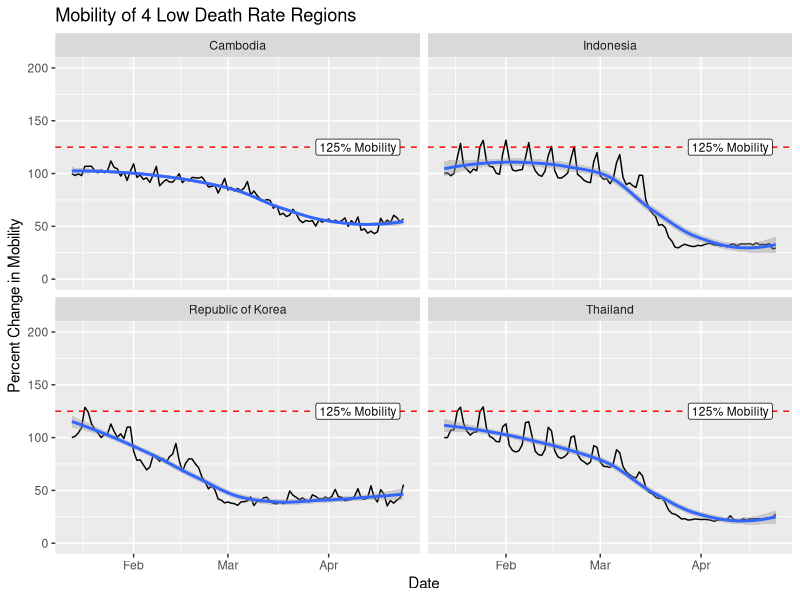
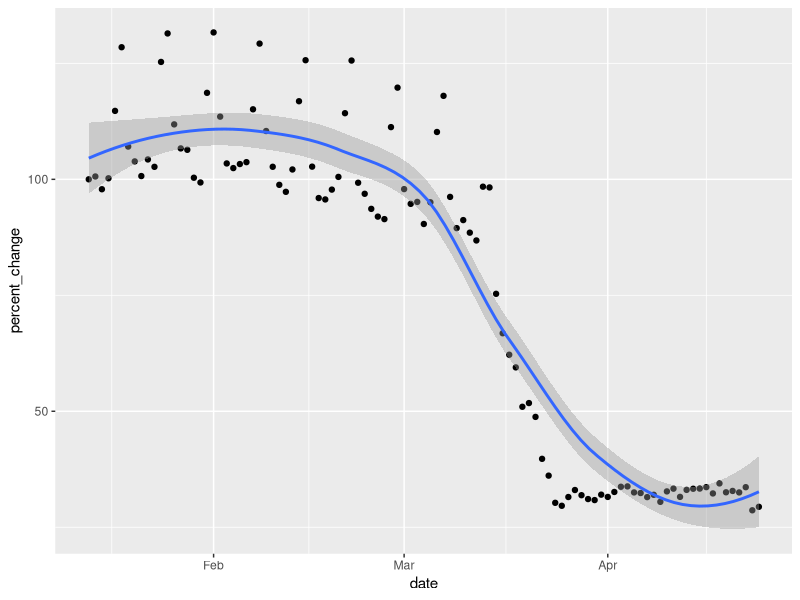
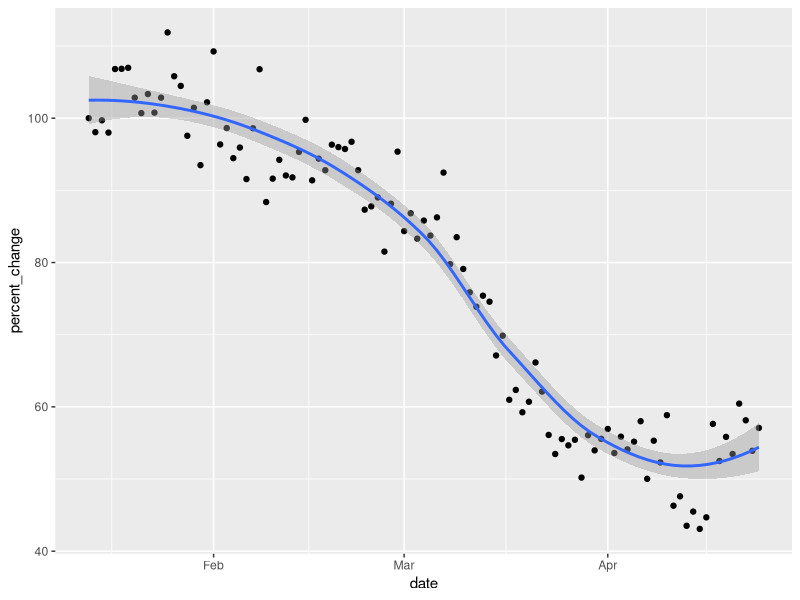
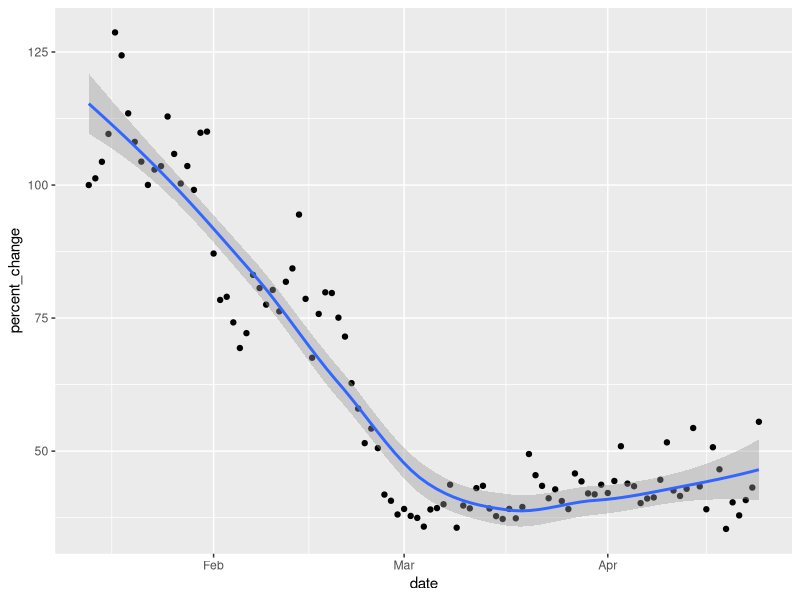
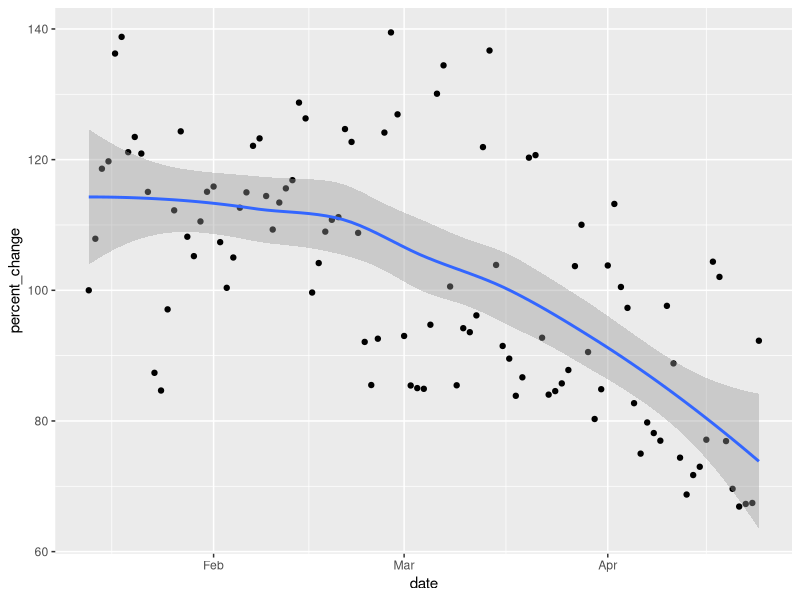
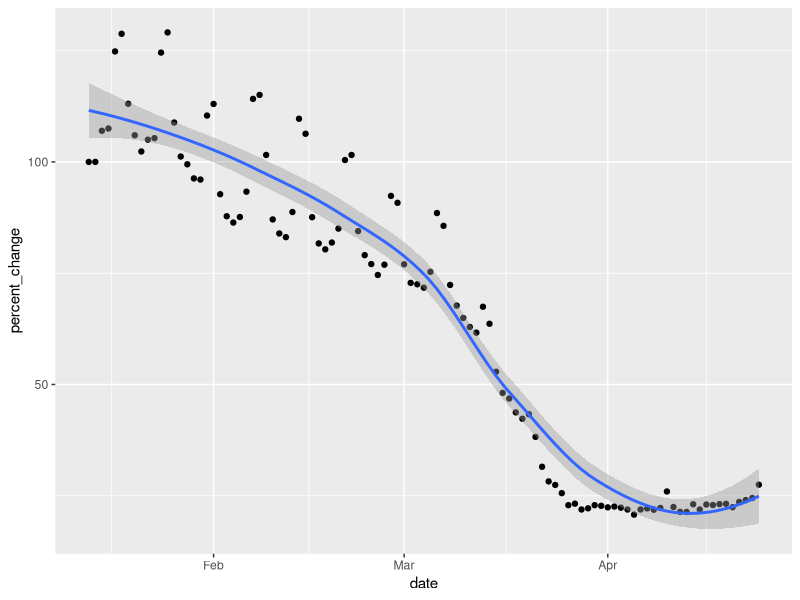
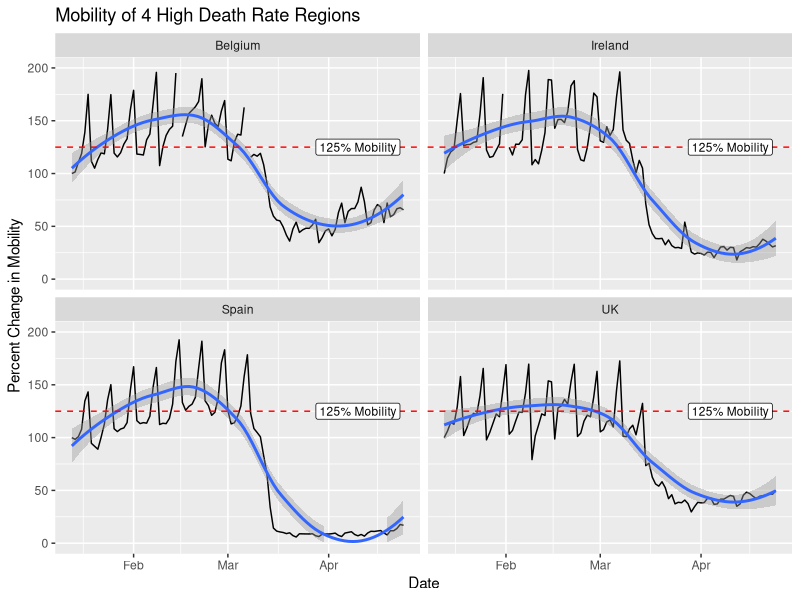
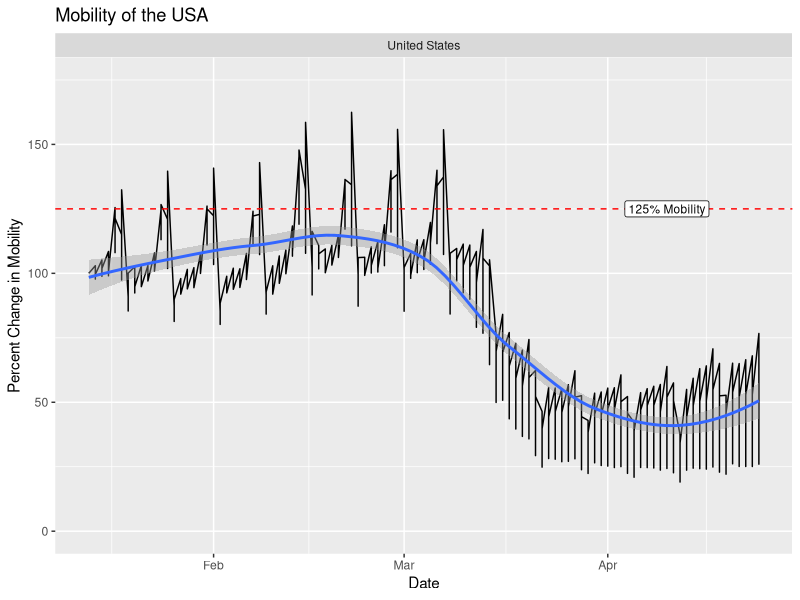

Write the R code that produced these figures, in order.
## ---- chunk 1
knitr::opts_chunk$set(echo = TRUE)
## ---- chunk 2
library(tidyverse)
library(lubridate)
library(ggpubr)
library(readxl)
library(ggplot2)
## ---- chunk 3
mob <- read_csv('applemobilitytrends-2020-04-24.csv')

## ---- chunk 4
mob <- mob %>%
  pivot_longer(`2020-01-13`:`2020-04-24`,
               names_to = "date",
               values_to = "percent_change")
## ---- chunk 5
mob <- mob %>%
  mutate(date = ymd(date))
## ---- chunk 6

mob1 <- mob %>%
  filter(transportation_type == "walking")
# Very low death rate per million people
indo <- mob1 %>%
  filter(region == "Indonesia")
cam <- mob1 %>%
  filter(region == "Cambodia")
kor <- mob1 %>%
  filter(region == "Republic of Korea")
tai <- mob1 %>%
  filter(region == "Taiwan")
tha <- mob1 %>%
  filter(region == "Thailand")
low_rate <- rbind( indo, cam, kor, tha)

## ---- chunk 7
reg_viz3 <- low_rate%>%
  ggplot(aes(x = date, y = percent_change))+geom_line()+facet_wrap(~region)+geom_smooth()+ylim(0,200)
reg_viz3+labs(x = "Date", y= "Percent Change in Mobility", title = "Mobility of 4 Low Death Rate Regions")+geom_hline(yintercept = 125, linetype = "dashed", color = "red")+
  annotate(geom = "label", x = ymd("2020/4/10"), y = 125,
           label = "125% Mobility",
           size = 3)

## ---- chunk 8
# Rate of change of Indonesia
qplot(date,percent_change,data=indo) + stat_smooth(aes(outfit=fit_indo<<-..y..))
fit_indo <- data.frame(fit_indo)
fit_indo$day<- seq.int(nrow(fit_indo))
vc_indo <- c(max(fit_indo$fit_indo), min(fit_indo$fit_indo) )
max_min_indo <- fit_indo[fit_indo$fit_indo %in% vc_indo,]
(max_min_indo[2,1] - max_min_indo[1,1]) / (max_min_indo[2,2] -max_min_indo[1,2])

# rate of change of Cambodia
qplot(date,percent_change,data=cam) + stat_smooth(aes(outfit=fit_cam<<-..y..))
fit_cam <- data.frame(fit_cam)
fit_cam$day<- seq.int(nrow(fit_cam))
vc_cam <- c(max(fit_cam$fit_cam), min(fit_cam$fit_cam) )
max_min_cam <- fit_cam[fit_cam$fit_cam %in% vc_cam,]
(max_min_cam[2,1] - max_min_cam[1,1]) / (max_min_cam[2,2] -max_min_cam[1,2])

# rate of change of korea
qplot(date,percent_change,data=kor) + stat_smooth(aes(outfit=fit_kor<<-..y..))
fit_kor <- data.frame(fit_kor)
fit_kor$day<- seq.int(nrow(fit_kor))
vc_kor <- c(max(fit_kor$fit_kor), min(fit_kor$fit_kor) )
max_min_kor <- fit_kor[fit_kor$fit_kor %in% vc_kor,]
(max_min_kor[2,1] - max_min_kor[1,1]) / (max_min_kor[2,2] -max_min_kor[1,2])

# rate of change of Taiwan
qplot(date,percent_change,data=tai) + stat_smooth(aes(outfit=fit_tai<<-..y..))
fit_tai <- data.frame(fit_tai)
fit_tai$day<- seq.int(nrow(fit_tai))
vc_tai <- c(max(fit_tai$fit_tai), min(fit_tai$fit_tai) )
max_min_tai <- fit_tai[fit_tai$fit_tai %in% vc_tai,]
(max_min_tai[2,1] - max_min_tai[1,1]) / (max_min_tai[2,2] -max_min_tai[1,2])

# rate of change of Thailand
qplot(date,percent_change,data=tha) + stat_smooth(aes(outfit=fit_tha<<-..y..))
fit_tha <- data.frame(fit_tha)
fit_tha$day<- seq.int(nrow(fit_tha))
vc_tha <- c(max(fit_tha$fit_tha), min(fit_tha$fit_tha) )
max_min_tha <- fit_tha[fit_tha$fit_tha %in% vc_tha,]
(max_min_tha[2,1] - max_min_tha[1,1]) / (max_min_tha[2,2] -max_min_tha[1,2])



## ---- chunk 9
#High death rate per million people. 
ity <- mob %>%
  filter(region == "Italy")
por <- mob %>%
  filter(region == "UK")
esp <- mob %>%
  filter(region == "Spain")
bel <- mob %>%
  filter(region == "Belgium")
ire <- mob %>%
  filter(region == "Ireland")
usa <- mob %>%
  filter(region == "United States")

non_rec_regions <- rbind( por, esp, ire, bel)
non_rec_regions <- non_rec_regions %>%
  filter(transportation_type == "walking")

reg_viz2 <- non_rec_regions %>%
  ggplot(aes(x = date, y = percent_change))+geom_line()+facet_wrap(~region)+geom_smooth()+ylim(0,200)
reg_viz2+labs(x = "Date", y = "Percent Change in Mobility", title = "Mobility of 4 High Death Rate Regions")+labs(x = "Date", y= "Percent Change in Mobility")+geom_hline(yintercept = 125, linetype = "dashed", color = "red")+annotate(geom = "label", x = ymd("2020/4/10"), y = 125,
           label = "125% Mobility",
           size = 3)

# How does the USA compare???
reg_viz_USA <- usa %>%
  ggplot(aes(x = date, y = percent_change))+geom_line()+facet_wrap(~region)+geom_smooth()+ylim(0,175)
reg_viz_USA+labs(x = "Date", y = "Percent Change in Mobility", title = "Mobility of the USA")+labs(x = "Date", y= "Percent Change in Mobility")+geom_hline(yintercept = 125, linetype = "dashed", color = "red")+annotate(geom = "label", x = ymd("2020/4/10"), y = 125,
           label = "125% Mobility",
           size = 3)



## ---- chunk 10
high_low <-rbind(cam, tha, bel, ire)
reg_viz5 <- high_low%>%
  ggplot(aes(x = date, y = percent_change))+geom_line()+facet_wrap(~region)+geom_smooth()+ylim(0,200)+labs(x = "Date", y= "Percent Change in Mobility", title = "Contrasting Mobility of 4 Regions")+geom_hline(yintercept = 125, linetype = "dashed", color = "red")+ annotate(geom = "label", x = ymd("2020/4/10"), y = 125,label = "125% Mobility",size = 3)
reg_viz5
## ---- chunk 11
# rate of change of italy
qplot(date,percent_change,data=ity) + stat_smooth(aes(outfit=fit_ity<<-..y..))
fit_ity <- data.frame(fit_ity)
fit_ity$day<- seq.int(nrow(fit_ity))
vc_ity <- c(max(fit_ity$fit_ity), min(fit_ity$fit_ity) )
max_min_ity <- fit_ity[fit_ity$fit_ity %in% vc_ity,]
rate <- c((max_min_ity[2,1] - max_min_ity[1,1]) / (max_min_ity[2,2] -max_min_ity[1,2]))

# rate of change portugal
qplot(date,percent_change,data=por) + stat_smooth(aes(outfit=fit_por<<-..y..))
fit_por <- data.frame(fit_por)
fit_por$day<- seq.int(nrow(fit_por))
vc_por <- c(max(fit_por$fit_por), min(fit_por$fit_por) )
max_min_por <- fit_por[fit_por$fit_por %in% vc_por,]
rate <- append(rate, (max_min_por[2,1] - max_min_por[1,1]) / (max_min_por[2,2] -max_min_por[1,2]))

# rate of change spain
qplot(date,percent_change,data=esp) + stat_smooth(aes(outfit=fit_esp<<-..y..))
fit_esp <- data.frame(fit_esp)
fit_esp$day<- seq.int(nrow(fit_esp))
vc_esp <- c(max(fit_esp$fit_esp), min(fit_esp$fit_esp) )
max_min_esp <- fit_esp[fit_esp$fit_esp %in% vc_esp,]
rate <- append(rate,(max_min_esp[2,1] - max_min_esp[1,1]) / (max_min_esp[2,2] -max_min_esp[1,2]))

# rate of change ireland
qplot(date,percent_change,data=ire) + stat_smooth(aes(outfit=fit_ire<<-..y..))
fit_ire <- data.frame(fit_ire)
fit_ire$day<- seq.int(nrow(fit_ire))
vc_ire <- c(max(fit_ire$fit_ire), min(fit_ire$fit_ire) )
max_min_ire <- fit_ire[fit_ire$fit_ire %in% vc_ire,]
rate <- append(rate,(max_min_ire[2,1] - max_min_ire[1,1]) / (max_min_ire[2,2] -max_min_ire[1,2]))

# rate of change Belgium
qplot(date,percent_change,data=bel) + stat_smooth(aes(outfit=fit_bel<<-..y..))
fit_bel <- data.frame(fit_bel)
fit_bel$day<- seq.int(nrow(fit_bel))
vc_bel <- c(max(fit_bel$fit_bel), min(fit_bel$fit_bel) )
max_min_bel <- fit_bel[fit_bel$fit_bel %in% vc_bel,]
rate <- append(rate,(max_min_bel[2,1] - max_min_bel[1,1]) / (max_min_bel[2,2] -max_min_bel[1,2]))

rate
## ---- chunk 12
# rate of change of USA
qplot(date,percent_change,data=usa) + stat_smooth(aes(outfit=fit_usa<<-..y..))
fit_usa <- data.frame(fit_usa)
fit_usa$day<- seq.int(nrow(fit_usa))
vc_usa <- c(max(fit_usa$fit_usa), min(fit_usa$fit_usa) )
max_min_usa <- fit_usa[fit_usa$fit_usa %in% vc_usa,]
max_min_usa
(max_min_usa[2,1] - max_min_usa[1,1]) / (max_min_usa[2,2] -max_min_usa[1,2])

## ---- chunk 13
dpp <- read_excel("deaths_per_million.xlsx")
## ---- chunk 14
colnames(dpp) <- dpp[1, ]
dpp <- dpp[-1, ]
dpp[] <- lapply(dpp, function(x) type.convert(as.character(x)))
dpp <- dpp[complete.cases(dpp),]
# Take absolute value for plotting purposes. 
dpp$`Rate of decrease in Mobility` <- abs(dpp$`Rate of decrease in Mobility`)
dpp
## ---- chunk 15
regressor = lm(dpp$`Deaths per a million people` ~ poly(dpp$`Rate of decrease in Mobility`,2, raw = TRUE), data=dpp)
summary(regressor)
pred_dpp <- data.frame(death = predict(regressor, dpp), rate=dpp$`Rate of decrease in Mobility`)

ggplot(data = dpp, aes(y = `Deaths per a million people` , x = `Rate of decrease in Mobility`)) + 
  geom_point(color='blue') +
  geom_line(color='red',data = pred_dpp, aes(x=rate, y=death))+ labs(x = "Rate of Mobility Decrease from Peak to Base (Percent/Day)", title = "Effect of Decreasing Mobility Rate on COVID-19 Death Rate")+ annotate(geom = "label", x = 1.2, y = 425,label = "R^2: 0.775, p-value: 0.003",size = 5)

